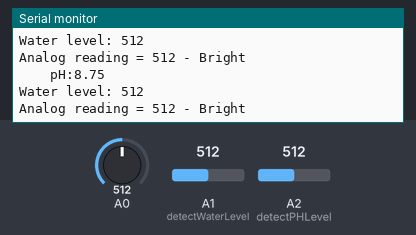
The sketch below on a simulated Arduino Uno, built with avr-gcc and run on an emulated ATmega328P. Parts: the last lines printed to the serial monitor. The inputs (shaded band) are chosen by the test bench; at power-on: A0 = 512, A1 (detectWaterLevel) = 512, A2 (detectPHLevel) = 512.

Above: at 1.2 s.
1.3 s: A0 set to 490
At 1.3 s:
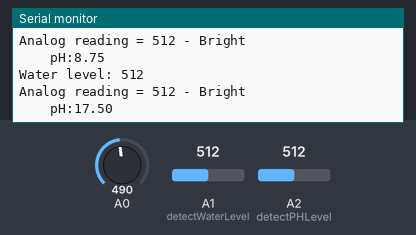
4.8 s: A0 set to 190
At 6.5 s:
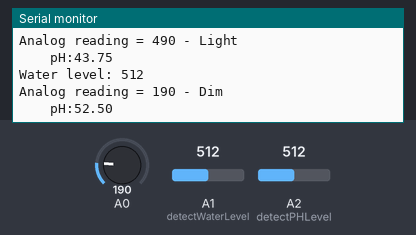
8.2 s: A0 set to 0
At 9.6 s:
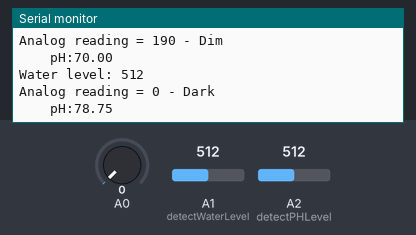
11.5 s: A1 (detectWaterLevel) set to 490
At 12.8 s:
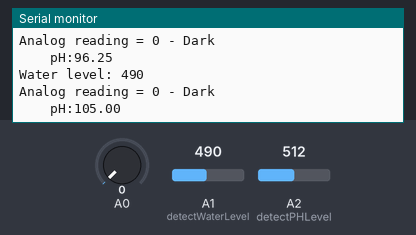
13.0 s: A2 (detectPHLevel) set to 490
At 14.3 s:
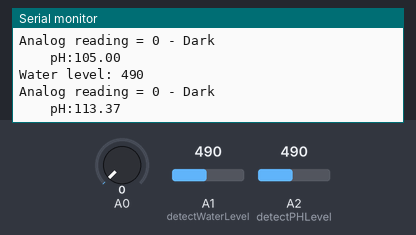
14.5 s: A0 set to 810
At 15.4 s:
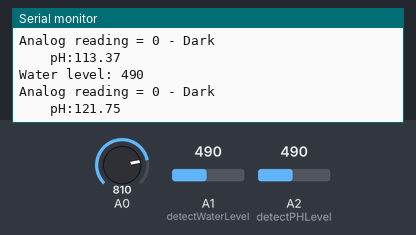
Timing chart, 0 to 17.5 s (numbered marks = the images above; inputs shaded):
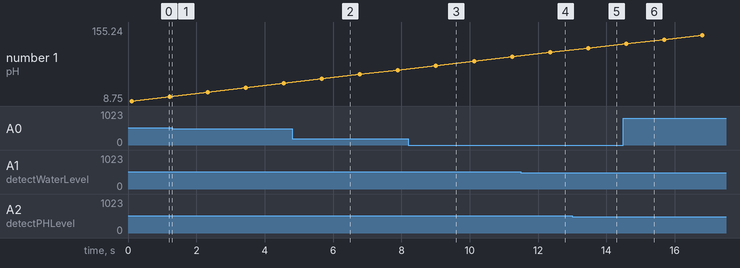

Measured:
- after the input at 4.8 s, the serial monitor: prints a new line after 0.79 s (image 2)
- after the input at 8.2 s, the serial monitor: prints a new line after 0.73 s (image 3)
- after the input at 11.5 s, the serial monitor: prints a new line after 0.75 s (image 4)
- after the input at 13.0 s, the serial monitor: prints a new line after 0.46 s (image 5)
- plotted number 1: 105 → 113.37 after the input at 13.0 s

The sketch:

SensorReadingProgram.ino
```cpp
#define powerWaterLevel 7
#define detectLight A0
#define detectWaterLevel A1
#define detectPHLevel A2

int waterval = 0;
unsigned long int avgValue;  //Store the average value of the sensor feedback
float b;
int buf[10],temp;

void setup() {
  pinMode(powerWaterLevel, OUTPUT);

  digitalWrite(powerWaterLevel, LOW);

  Serial.begin(9600);
}

void loop() {
  //get the reading from the function below and print it
  int waterlevel = readWaterLevel();

  Serial.print("Water level: ");
  Serial.println(waterlevel);

    // reads the input on analog pin A0 (value between 0 and 1023)
  int analogValue = analogRead(A0);

  Serial.print("Analog reading = ");
  Serial.print(analogValue);   // the raw analog reading

  // We'll have a few threshholds, qualitatively determined
  if (analogValue < 10) {
    Serial.println(" - Dark");
  } else if (analogValue < 200) {
    Serial.println(" - Dim");
  } else if (analogValue < 500) {
    Serial.println(" - Light");
  } else if (analogValue < 800) {
    Serial.println(" - Bright");
  } else {
    Serial.println(" - Very bright");
  }

  for(int i=0;i<10;i++)       //Get 10 sample value from the sensor for smooth the value
  {
    buf[i]=analogRead(detectPHLevel);
    delay(10);
  }
  for(int i=0;i<9;i++)        //sort the analog from small to large
  {
    for(int j=i+1;j<10;j++)
    {
      if(buf[i]>buf[j])
      {
        temp=buf[i];
        buf[i]=buf[j];
        buf[j]=temp;
      }
    }
  }

  for(int i=2;i<8;i++)                      //take the average value of 6 center sample
    avgValue+=buf[i];
  float phValue=(float)avgValue*5.0/1024/6; //convert the analog into millivolt
  phValue=3.5*phValue;                      //convert the millivolt into pH value
  Serial.print("    pH:");
  Serial.print(phValue,2);
  Serial.println(" ");

  delay(1000);
}

//This is a function used to get the reading of Water level
int readWaterLevel() {
  digitalWrite(powerWaterLevel, HIGH);  // Turn the sensor ON
  delay(10);              // wait 10 milliseconds
  waterval = analogRead(detectWaterLevel);    // Read the analog value form sensor
  digitalWrite(powerWaterLevel, LOW);   // Turn the sensor OFF
  return waterval;             // send current reading
}

int readLightLevel(){


}
```
